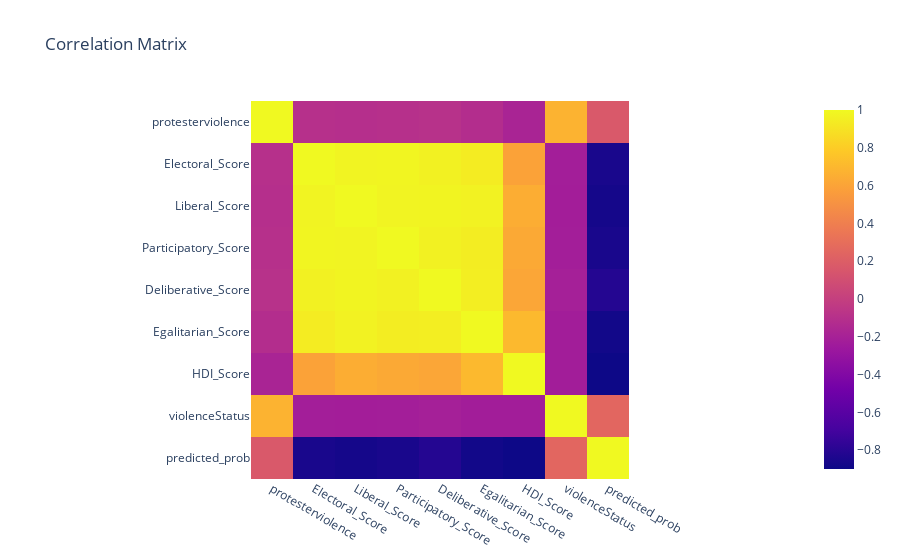

Source (notebook cell):
### Code cell
data_numberic= df.select_dtypes(include=['int64','float64'])
data_numberic=data_numberic.drop(['Year','id','protest'],axis=1)

correlation=data_numberic.corr()
# print the correlation matrix plot
fig = px.imshow(correlation, title='Correlation Matrix')
fig.show()

### Figure 1 — Plotly figure (JSON) as saved in the notebook; plotly's stock layout.template omitted (floating-point values rounded to 4 significant figures)
{"data": [{"coloraxis": "coloraxis", "hovertemplate": "x: %{x}<br>y: %{y}<br>color: %{z}<extra></extra>", "name": "0", "type": "heatmap", "x": ["protesterviolence", "Electoral_Score", "Liberal_Score", "Participatory_Score", "Deliberative_Score", "Egalitarian_Score", "HDI_Score", "violenceStatus", "predicted_prob"], "xaxis": "x", "y": ["protesterviolence", "Electoral_Score", "Liberal_Score", "Participatory_Score", "Deliberative_Score", "Egalitarian_Score", "HDI_Score", "violenceStatus", "predicted_prob"], "yaxis": "y", "z": [[1, -0.09906, -0.1094, -0.102, -0.09079, -0.1197, -0.1812, 0.6748, 0.1684], [-0.09906, 1, 0.978, 0.9808, 0.9634, 0.9428, 0.5945, -0.2203, -0.8554], [-0.1094, 0.978, 1, 0.9776, 0.9792, 0.9674, 0.6466, -0.2241, -0.8707], [-0.102, 0.9808, 0.9776, 1, 0.9638, 0.9481, 0.6283, -0.2197, -0.8562], [-0.09079, 0.9634, 0.9792, 0.9638, 1, 0.9509, 0.6146, -0.2092, -0.813], [-0.1197, 0.9428, 0.9674, 0.9481, 0.9509, 1, 0.7068, -0.2259, -0.8817], [-0.1812, 0.5945, 0.6466, 0.6283, 0.6146, 0.7068, 1, -0.2259, -0.8991], [0.6748, -0.2203, -0.2241, -0.2197, -0.2092, -0.2259, -0.2259, 1, 0.2521], [0.1684, -0.8554, -0.8707, -0.8562, -0.813, -0.8817, -0.8991, 0.2521, 1]]}], "layout": {"coloraxis": {"colorscale": [[0, "#0d0887"], [0.1111, "#46039f"], [0.2222, "#7201a8"], [0.3333, "#9c179e"], [0.4444, "#bd3786"], [0.5556, "#d8576b"], [0.6667, "#ed7953"], [0.7778, "#fb9f3a"], [0.8889, "#fdca26"], [1, "#f0f921"]]}, "title": {"text": "Correlation Matrix"}, "xaxis": {"anchor": "y", "constrain": "domain", "domain": [0, 1], "scaleanchor": "y"}, "yaxis": {"anchor": "x", "autorange": "reversed", "constrain": "domain", "domain": [0, 1]}}}
